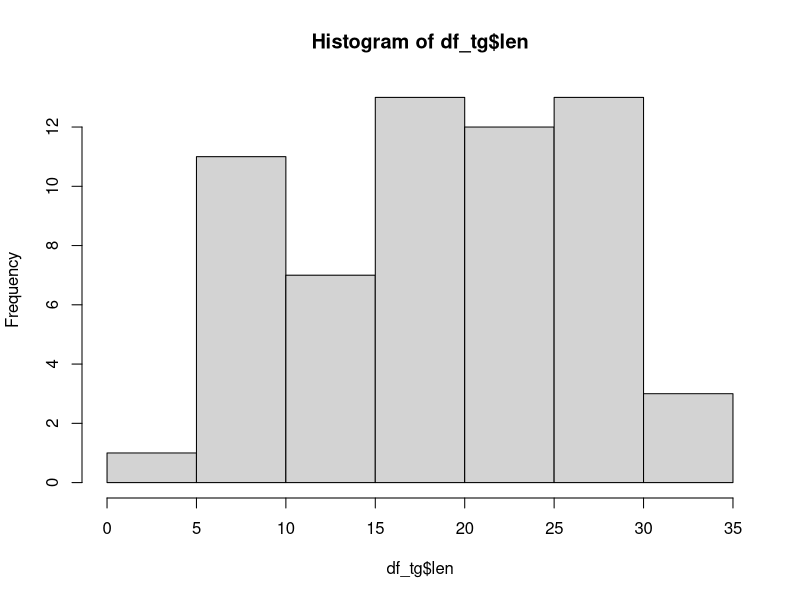
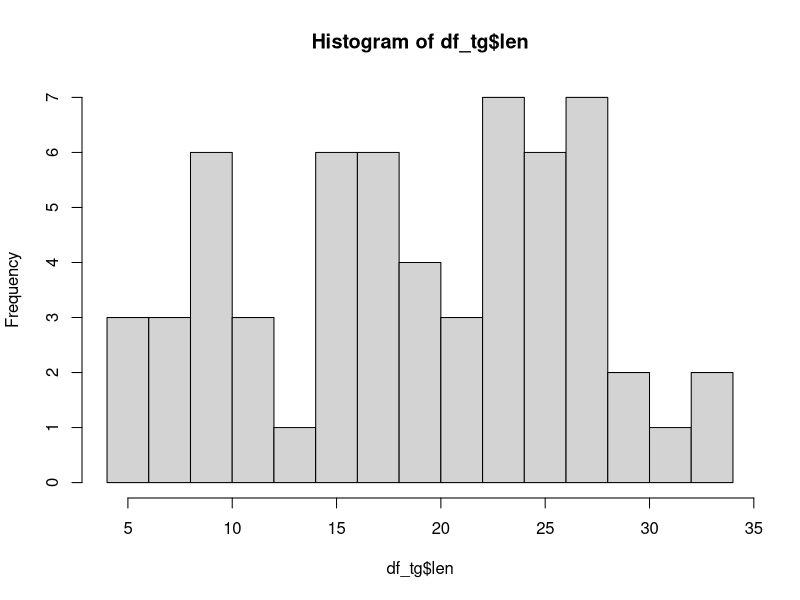
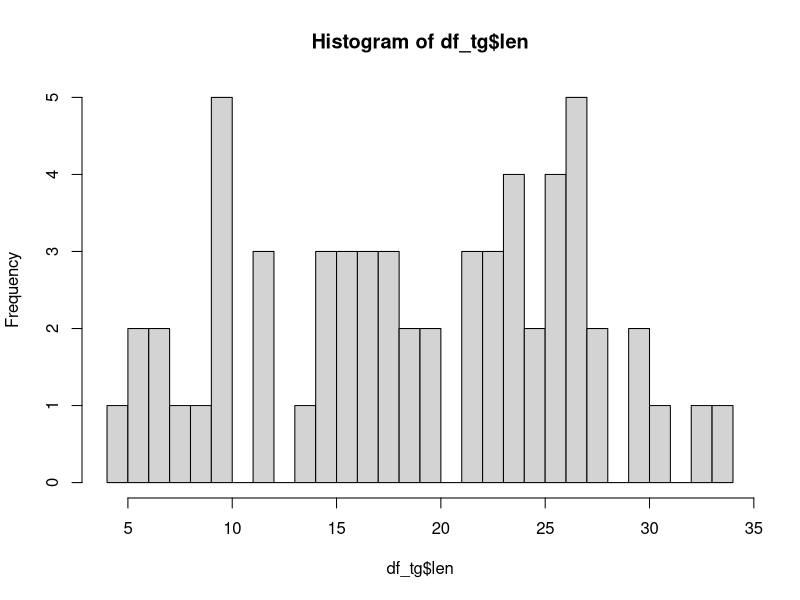
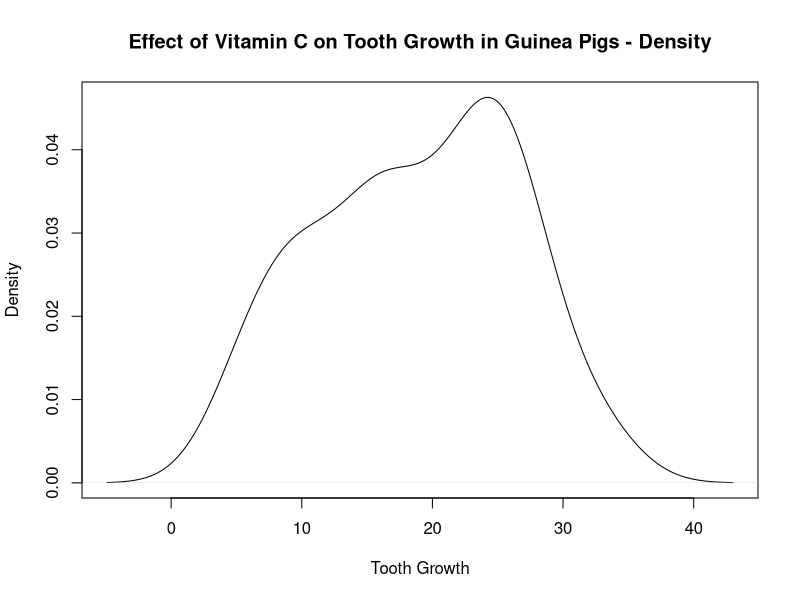
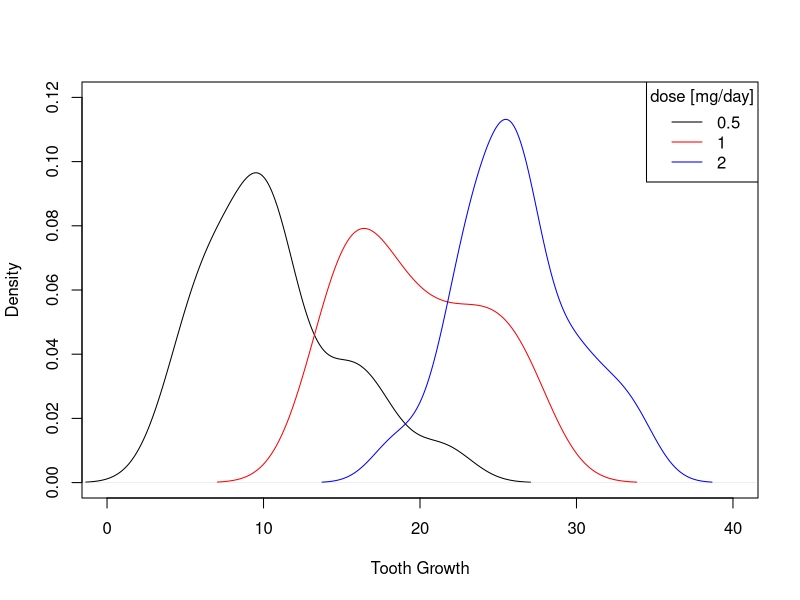
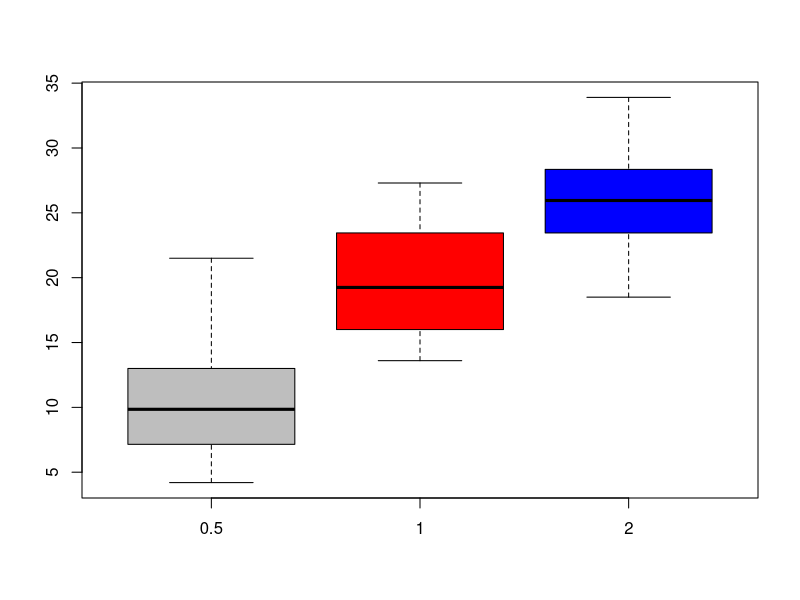
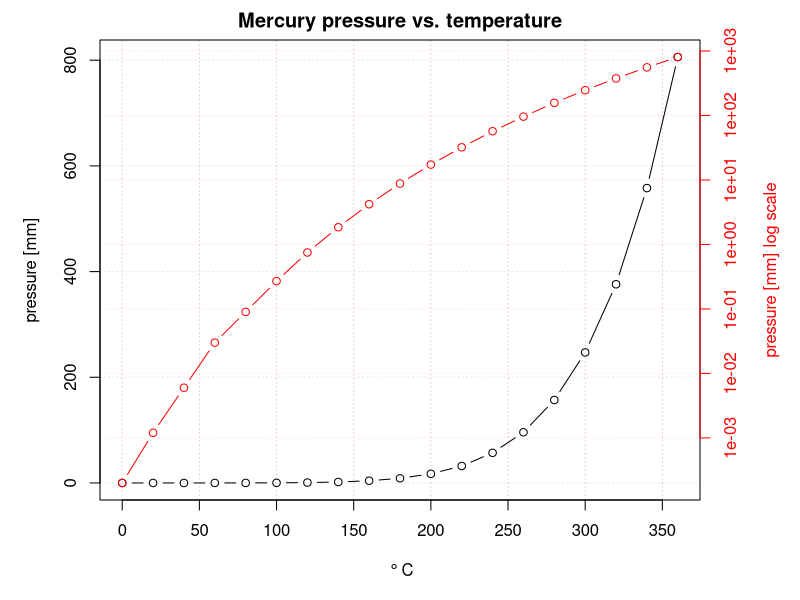

Source code (R) for these figures, in order: (Note: this script raises an error after producing the figures.)
## >> In R-studio, do Edit -> Folding -> Collapse all  (or Alt-O)
## works because four or more #, #### at end of comment headers 

#### Script for R user meeting, June 14th, 2017 ####
## "Basic data exploration, a graph with two y-axes, loops and functions"
## 
## Luc Steinbuch, Wageningen UR

## For this script I borrowed from:
## R Cookbook, Paul Teetor
## browseURL("http://shop.oreilly.com/product/9780596809164.do")
## and
## Foundations and Applications of Statistics, Randall Pruim
## browseURL("http://www.ams.org/publications/authors/books/postpub/amstext-13")
## and many other sources

#### Load a build-in dataset with continous data ####

data(ToothGrowth)
?ToothGrowth

## Note: If you want to know more about build-in datasets: "data()"

## By the way: to import data from simple text files, 
## see https://www.r-bloggers.com/importing-data-to-r/
## Note that there are also packages to load for example spatial
## data, or data directly from databases, from excel etc etc.

## Personal preference: I often indicate what type 
## of variable I am dealing with
df_tg <- ToothGrowth
## df: dataframe; tg: toothgrowth

## remove obsolete variable
remove(ToothGrowth)

#### Summary, explore object  ####

class(df_tg) 
head(df_tg)
View(df_tg)
summary(df_tg)
nrow(df_tg)  # number of rows, often: number of observations


#### Subsetting a dataframe ####
## Means: selecting a part of..
## select column "len" (length) from dataframe
df_tg$len
## or equivently
df_tg[,1]  # "all rows, first column" 

## Select one element of a column 
df_tg$len[3]

## or equivently
df_tg[3, 1]  # "third row, first column"
df_tg[3, "len"]

## select a range
df_tg[5:15, 1] 

## note the vector generated by 
5:15

## select everything _except_ a range
df_tg[-(6:60), 1] 

## Often done: use a boolean vector (TRUE/FALSE variables)

vb_dose_is_05 <- df_tg$dose==0.5
## vb_: vector of booleans 

vb_dose_is_05

df_tg[vb_dose_is_05, ] #  select all rows with dose = 0.5, all columns

remove(vb_dose_is_05)

#### Explore data with an histogram ####
hist(df_tg$len)
## the bin width influences the appearance
hist(df_tg$len, breaks=20)
hist(df_tg$len, breaks=30)

## personally, I prefere the smoothened version
plot(
  x    = density(df_tg$len),
  main = "Effect of Vitamin C on Tooth Growth in Guinea Pigs - Density",
  xlab = "Tooth Growth"
)

## Note: the build-in function "density" retuns a "density" object;
## the "plot" function knows how to deal with such an object
class(density(df_tg$len))
density(df_tg$len)

## Note also:
## My personal preference is to write commands and function 
## arguments over several lines for clarity, rather than 
## everything in one line


## A bit more complicated: let's, for comparison, 
## plot the densities for the different doses
## separatly


## remember how to subset the "len" column
df_tg[df_tg$dose==0.5, "len"]


## first, plot density of "len" for one dose
plot(
  x    = density( df_tg[df_tg$dose==0.5, "len"] ),
  xlim = c(0,40), # now I have to set the axis manually
  ylim = c(0,0.12),  
  main = "",
  xlab = "Tooth Growth"
)

## then, plot the "len" for other dose, in another color 
## than the default black

lines(
  x   = density( df_tg[df_tg$dose==1, "len"] ),
  col = "red"
)

lines(
  x   = density( df_tg[df_tg$dose==2, "len"] ),
  col = "blue"
)

## always nice to add a legend :-)
legend(
  x      = "topright",
  legend = c(0.5, 1, 2),
  col    = c("black", "red", "blue"),
  lty    = "solid", # line type
  title  = "dose [mg/day]"
)



#### Boxplot ####
boxplot(
  df_tg[df_tg$dose==0.5, "len"],
  df_tg[df_tg$dose==1, "len"],
  df_tg[df_tg$dose==2, "len"],
  col   = c("grey", "red", "blue"),
  names = c(0.5, 1, 2)
)

remove(df_tg) # to keep a clean workspace
#### Bit more advanced: plot with two y-axis ####
## also: log scale in plot; grid lines; 
## complicated characters in plot text; 
## transparant colors

## load new dataset
?pressure
data(pressure)
df_pressure <- pressure; remove(pressure)
head(df_pressure)

par(mar = c(5,5,2,5))
## because the righ y-axis needs extra space, 
## we have to increase the standard right plot margin
## order: bottom, left, top, right

plot(
      x    = df_pressure$temperature,
      y    = df_pressure$pressure,
      type = "b", # plot type: line and dots combined     
      main = "Mercury pressure vs. temperature",
      xlab = expression(~degree~C),
      ylab = "pressure [mm]"
)

## Note "expression", this is a way to get non-latin symbols
## into your plot. See for example 
## http://statisticsr.blogspot.nl/2008/01/special-symbols-on-r-plot.html

grid( col = rgb(0,0,0, alpha=0.1 ) )
## In this case, I define the color black (red, green and blue
## all 0) with a high transparacy ('alpha channel')

par(new=T)
## Allow the nex plot to be plotted over the current plot
## with new settings

plot(
      x = df_pressure$temperature,
      y = df_pressure$pressure,
      type = "b",
      col  = "red",
      axes = FALSE, 
      # because we will add the right y-axis manually
      xlab = "",
      ylab = "",
      log  = "y" # plot y logaritmically
)

axis(side = 4, 
     col  = 'red',
     col.axis = "red"
     )

mtext(text = 'pressure [mm] log scale',
      side = 4, 
      line = 3, 
      col  = "red"
      )

grid( col = rgb(1,0,0, alpha=0.1) )

remove(df_pressure)

#### Loops and vectorized functions ####

## I borrowed from 
## https://www.datacamp.com/community/tutorials/tutorial-on-loops-in-r

## Let's start easy
vn_iteration_number <- seq(from=1, to=31, by=3)
## vn_: vector of numbers 

vn_iteration_number

for(n_iteration in vn_iteration_number) 
{
  n_squared <- n_iteration^2
  cat("\n", n_iteration, " ", n_squared)
}

## "cat" is a sophisticed version of "print"
## the string "\n" means: new line


## adding the results of a loop to a vector

vn_squared <- vector(mode="numeric", length=0)
## first define an empty vector

for(n_iteration in vn_iteration_number) 
{
  n_squared <- n_iteration^2
  cat("\n", n_iteration, " ", n_squared)
  vn_squared <- c(vn_squared, n_squared)
}

print(vn_squared)

#other way to do the same

vn_squared <- vn_iteration_number^2

vn_squared <- sapply( X   = vn_iteration_number, 
                      FUN = function(x) {x^2}
                     )
              
## In R, the 'apply' family of functions is an extremely 
## powerfull tool. See for example
## https://nsaunders.wordpress.com/2010/08/20/a-brief-introduction-to-apply-in-r/
remove(vn_squared,vn_iteration_number, n_squared, n_iteration)

## An example on demand: get the nummbers out of a 
## description textstring

## First, create a empty dataframe

df_farms <- as.data.frame(
    matrix(NA, ncol=3, nrow=16)
  )

## Assign column names
names(df_farms) <- c("farm_name", "farm_type", "farm_type_descr" )

## Fill the first column with strings
df_farms$farm_name <- c("1a", "1b", "1c", "1d", 
                        "2a", "2b", "2c", "2d",
                        "3a", "3b", "3c", "3d",
                        "4a", "4b", "4c", "4d")

df_farms

## for test: i=1

for(i in 1:16)
{
    ## To see what's going on
  cat("\n i:",i, " farm name: ", df_farms$farm_name[i])
  
  df_farms$farm_type[i] <-
    as.numeric(
        gsub("[^0-9]", "", df_farms$farm_name[i]) 
          )
  
}

## "gsub" is a find-and-replace function that uses 
## a 'regular expression': see
## https://en.wikipedia.org/wiki/Regular_expression
## In this case, it replaces everything that is not
## a number with a string of zero length
##
## Because the result of "gsub" is still a text string,
## it has to be converted to a number by "as.numeric"

df_farms


## Another way of doing the same:
## Let's write a function!

return_num <- function(x)
{
    n_farm_type  <-
        as.numeric(
            gsub("[^0-9]", "", x) 
              )

    return(n_farm_type)
}

## This self-written function with name 
## "return_num" takes an argument, 'x'
## and returs the result, 'n_farm_type'

## Test
return_num(x = "Co45v78fe5fe")

## Does this function also accepts vectors?
return_num(x = df_farms$farm_name)

## So, another way for above loop is
df_farms$farm_type <- return_num(df_farms$farm_name)

## Also possible
df_farms$farm_type <- sapply(X   = df_farms$farm_name, 
                             FUN = return_num
                    )


## if-then control structure: 
## let's write another function
## to do:  if this, than that..

return_descr <- function(x)
{
    if(x == 1) {
      str_descr <- "Farm type one"
      # another command
      # and yet another command
      }
    else if(x == 2)
      str_descr <- "Farm type two"
    else if(x == 3)
      str_descr <- "Farm type three"
    else if(x == 4)
      str_descr <- "Farm type four"
    else 
      str_descr <- "Undefined"
    
  return(str_descr)
}

## test
return_descr(0)
return_descr(3)

## Does it work with a vector as argument?
return_descr(df_farms$farm_type)
##Does not work; this function cannot handle vector inputs

## Solution 1: a "for" loop

for(i in 1:16)
{
  cat("\n i:",i, " farm type (num): ", df_farms$farm_type[i])
  df_farms$farm_type_descr[i] <- return_descr(df_farms$farm_type[i]) 
}

df_farms

## Solution 2: with "sapply"

df_farms$farm_type_descr <- sapply(X = df_farms$farm_type, 
                              FUN = return_descr
                            )

## Solution 3: use vector-enabled "ifelse" instead of "if" and "else"

df_farms$farm_type_descr <- 
    ifelse(test = df_farms$farm_type==1,
           yes  = "Farm type one",
           no   = "")

df_farms    

df_farms$farm_type_descr <- 
    ifelse(test = df_farms$farm_type==2,
           yes  = "Farm type two",
           no   = df_farms$farm_type_descr
           )

df_farms    

## etc etc.

remove(df_farms, i, return_descr, return_num)

#### Histogram for discrete data ####

## Again another dataset
?discoveries
data(discoveries)

class(discoveries)
## ts: timeseries object
## we make it a vector of numbers
vn_discoveries <- as.vector(discoveries)
vn_discoveries
remove(discoveries)
summary(vn_discoveries)

table(vn_discoveries)

hist(vn_discoveries)  
## Not what we want

plot(
  x    = table(vn_discoveries),
  type = "h", # horizontal bar
  xlab = "number of discoveries",
  ylab = "number of years"
)









